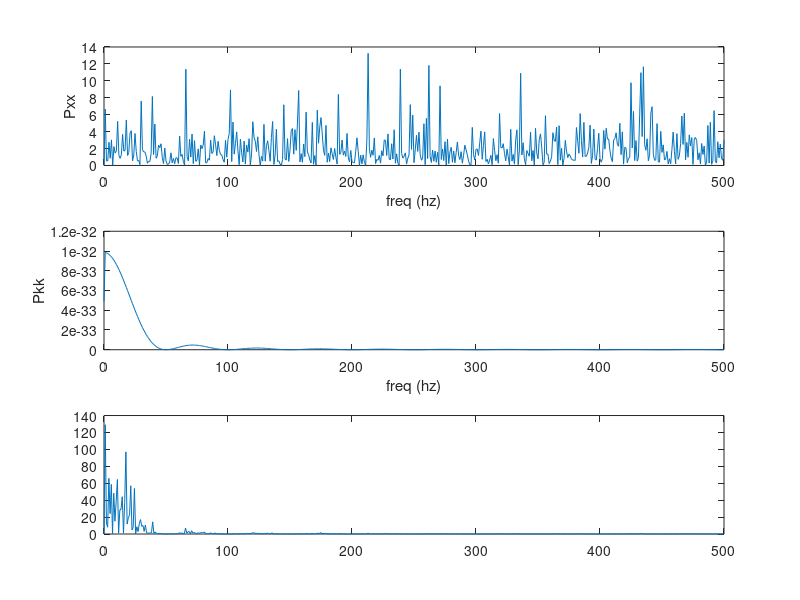

Here is the MATLAB script that generated this plot: (Note: this script raises an error after producing the figure.)
% Aula 11 - 2025

X = [0 2 1 1 0]
%  2 2 1 
K = [1 2 2] %                 



%%                     
ConvXK = conv(X,K)


%%
K =        [1 2 2] %                 
%        [0 1 1 2 0]
% X = [0 2 1 1 0]

% ConvXK = conv(K,X)


%%
ConvXK = conv(X,K,'same')

% ConvXK = conv(K,X,'same')


%%

X = [0 2 1 1 -1 7 -2 -3 8 1 -1 2 -3 4]
K = [1 1 -2]

ConvXK = conv(X,K)
ConvXKB = conv(X,K,'same')
clf

subplot(311)
plot(2:15,X,'bo-')
xlim([0 17])

subplot(312)
% plot(K,'ro-')
% hold on
j=10
plot([0 1 2]+j,K(end:-1:1),'ro-')
hold off
xlim([0 17])

subplot(313)
plot(ConvXK,'ko-')
hold on
plot(2:15,ConvXKB,'yo-')
hold off
xlim([0 17])

%% Exemplo de aplicacao

clf

srate = 1000;
dt = 1/srate;
t = dt:dt:2;

LFP = randn(size(t));
subplot(211)
plot(t,LFP)


%%

ordem = 100

% moving average 
K = ones(1,ordem)/ordem;

% %

% Convola = conv(LFP,K);
Convol = conv(LFP,K,'same');
subplot(211)
plot(t,LFP)
hold on
plot(t,Convol,'k-','linew',3)
hold off

% %

subplot(212)
[PxxConv F] = pwelch(Convol,length(Convol),[],2^16,srate);
[PxxLFP F] = pwelch(LFP,length(Convol),[],2^16,srate);

plot(F,PxxLFP)
hold on
plot(F,PxxConv)
hold off
xlim([0 50])
xlabel('freq (hz)')


%%


subplot(311)
[Pxx F] = pwelch(LFP,length(K),[],2^16,srate);
hold off
plot(F,Pxx*length(LFP))
% xlim([0 100])
xlabel('freq (hz)')
ylabel('Pxx')

subplot(312)

K = ones(1,20)

[Pkk F] = pwelch(K,length(K),[],2^16,srate);
hold off
plot(F,Pkk*length(K))
% xlim([0 100])
xlabel('freq (hz)')
ylabel('Pkk')


Convol = conv(LFP,K);
subplot(313)
[Pcc F] = pwelch(Convol,length(K),[],2^16,srate);
hold off
plot(F,Pcc*2)
hold on

hold off
% xlim([0 100])
xlabel('freq (hz)')
ylabel('P convol')

%% Novo 2025

srate = 1000;
dt = 1/srate;
t = dt:dt:1;

LFP = randn(size(t));

clf
nfft = length(LFP)
subplot(311)
[Pxx F] = pwelch(LFP,rectwin(length(LFP)),0,nfft,srate);
hold off
plot(F,Pxx*length(LFP))
% xlim([0 100])
xlabel('freq (hz)')
ylabel('Pxx')

subplot(312)

K = ones(1,20)/sqrt(20)

% K_padded = zeros(1, length(LFP));
% center = floor(length(LFP)/2) - floor(length(K)/2);
% K_padded(center + (1:length(K))) = K;

[Pkk F] = pwelch(K,rectwin(length(K)),0,nfft,srate);
hold off
plot(F,Pkk*length(K))
% xlim([0 100])
xlabel('freq (hz)')
ylabel('Pkk')

% Convol = conv(LFP,K,'same');
Convol = conv(LFP,K);

subplot(313)
[Pcc F] = pwelch(Convol,rectwin(length(Convol)),0,nfft,srate);
hold off
plot(F,Pcc*length(Convol))
hold on
plot(F,Pkk*length(K).*Pxx*length(LFP))
hold off
xlabel('freq (hz)')
ylabel('P convol')




%%
subplot(121)
plot(F,Pkk*length(K).*Pxx*length(LFP))

xlim([0 50])

subplot(122)
plot(F,Pcc*length(Convol)*dt*2)

xlim([0 50])



%%

% clf

srate = 1000;
dt = 1/srate;
t = dt:dt:2;

LFP = randn(size(t));
LFP(500:1500) = LFP(500:1500) + 30*exp(-t(500:1500));

ordem = 40;
K = ones(1,ordem)/ordem;

Convol = conv(LFP,K,'same')

subplot(111)
plot(t,LFP)
hold on
plot(t,Convol,'r-','linew',3)
plot([0.2 0.2],[-5 20],'r--','linew',2)
hold off

xlabel('time (s)')

%%

% K = [ K zeros(size(LFP))];
% K = K(1:length(LFP));

% K = [ zeros(size(LFP)) K];
% K = K(end-length(LFP)+1:end);

delta = length(LFP)-length(K)
K = [zeros(1,delta/2) K zeros(1,delta/2)]

figure(2)
hold on
plot(t,ifft(fft(LFP).*fft(K)),'g-')


%% De novo

clf
clear
clc

% %
srate = 1000;
dt = 1/srate;
t = dt:dt:1;

% LFP= sin(2*pi*10*t)+1*sin(2*pi*0.5*t)+1*sin(2*pi*40*t);
LFP= sin(2*pi*10*t)+1*sin(2*pi*13*t)+1*sin(2*pi*40*t);

% LFP= sin(2*pi*10*t);
LFP = LFP + 0*randn(size(t));

order = 100;
K = sin(2*pi*10*t(1:order));
norm = sum(K.^2); % to avoid adding or removing energy
% norm = 1
% %

figure(2)

subplot(311)
[Pxx F] = pwelch(LFP,length(LFP),[],2^16,srate);
hold off
plot(F,Pxx)
xlim([0 50])
xlabel('freq (hz)')
ylabel('Pxx')


% %
subplot(312)
[Pkk F] = pwelch(K/norm,length(K),[],2^16,srate);
hold off
plot(F,Pkk)
xlim([0 50])
xlabel('freq (hz)')
ylabel('Pkk')

% %
subplot(313)
plot(F,Pkk.*Pxx)
xlim([0 50])
xlabel('freq (hz)')
ylabel('Power convol')

% %

Convol = conv(LFP,K/norm,'same')
[Pcc F] = pwelch(Convol,length(Convol),[],2^16,srate);
hold off
plot(F,Pcc)
xlim([0 50])
xlabel('freq (hz)')
ylabel('Pcc')
% ylim([0 0.4])

%%

srate = 1000;
dt = 1/srate;
t = dt:dt:1;

% LFP= sin(2*pi*10*t)+1*sin(2*pi*0.5*t)+1*sin(2*pi*40*t);
% LFP= sin(2*pi*10*t)+1*sin(2*pi*11*t)+1*sin(2*pi*40*t);

LFP= sin(2*pi*10*t) + 0*sin(2*pi*20*t);
LFP = LFP + 0*randn(size(t));

order = 100;
K = sin(2*pi*10*t(1:order));
norm = sum(K.^2); % to avoid adding or removing energy
% norm = 1
% %


figure(1)
% padding with zeros
LFP = [zeros(1,order) LFP zeros(1,order)];
t = (1:length(LFP))*dt;

for j = 0:2:length(LFP)-order
%     j = 200    
subplot(211)
plot(t,LFP)
hold on
plot(t((1:order)+j),K(order:-1:1),'r-','linew',3)
hold off
ylim([-4 4])

subplot(212)

plot(t(order/2+j),sum(K(order:-1:1).*LFP((1:order)+j))/norm,'k.')
hold on
xlim([0 t(end)])
ylim([- 4 4])
pause(0.001)
end

%%
clf

plot(K)


%%
figure(1)
Convol = conv(LFP,K/norm,'same')

% to avoid phase shifts, convolve the 
% convolution with the inverted kernell
Convol2 = conv(Convol,K(end:-1:1)/norm,'same')
% Convol2 = conv(Convol(end:-1:1),K/norm,'same')

subplot(212)
hold on
plot(t,Convol,'r-')
plot(t,Convol2,'g-','linew',3)
hold off

%%
subplot(211)
hold on
plot(t,Convol,'r-')
plot(t,Convol2,'g-','linew',3)
hold off



%%
figure(2)
subplot(313)

[Pkk F] = pwelch(Convol2,length(Convol),[],2^16,srate);
hold on
plot(F,Pkk)
xlim([0 50])
xlabel('freq (hz)')
ylabel('Pkk')






































